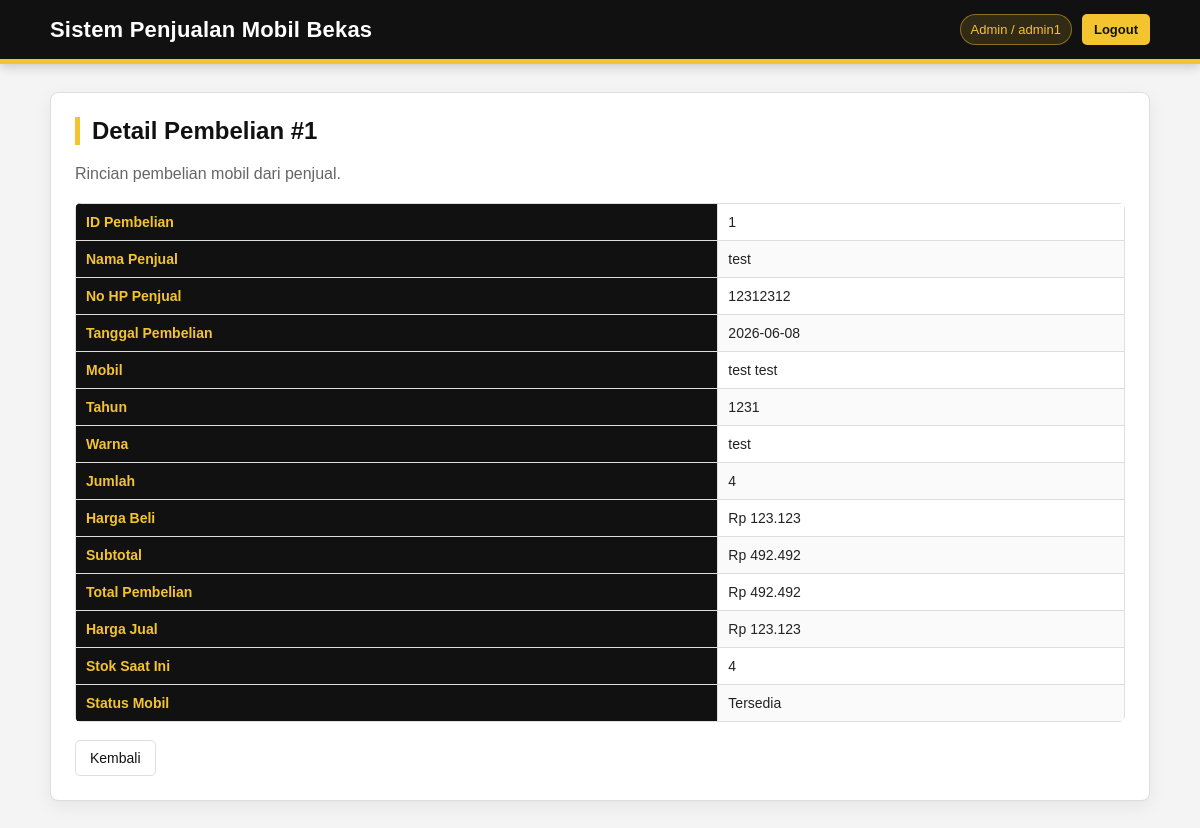
Screenshot of /laporan/pembelian_read.php?id=1 (signed in) with the database file from the repository.
### tables this page shows
CREATE TABLE `pembelian` (
  `id_pembelian` int(11) NOT NULL,
  `id_mobil` int(11) DEFAULT NULL,
  `nama_penjual` varchar(100) DEFAULT NULL,
  `no_hp_penjual` varchar(20) DEFAULT NULL,
  `tanggal_pembelian` date DEFAULT NULL,
  `total` float DEFAULT NULL
);

CREATE TABLE `mobil` (
  `id_mobil` int(11) NOT NULL,
  `id_master` int(11) DEFAULT NULL,
  `merk` varchar(50) DEFAULT NULL,
  `tipe` varchar(50) DEFAULT NULL,
  `tahun` int(11) DEFAULT NULL,
  `warna` varchar(20) DEFAULT NULL,
  `harga` float DEFAULT NULL,
  `stock` int(11) DEFAULT NULL,
  `status` enum('Tersedia','Dipesan','Terjual') DEFAULT 'Tersedia',
  `kondisi` varchar(100) DEFAULT NULL,
  `kilometer` int(11) DEFAULT NULL,
  `transmisi` enum('Manual','Matic') DEFAULT NULL,
  `bahan_bakar` varchar(50) DEFAULT NULL,
  `pajak_berlaku` date DEFAULT NULL,
  `plat_nomor` varchar(20) DEFAULT NULL,
  `deskripsi` text DEFAULT NULL
);

CREATE TABLE `detail_pembelian` (
  `id_detail` int(11) NOT NULL,
  `id_pembelian` int(11) DEFAULT NULL,
  `jumlah` int(11) DEFAULT NULL,
  `harga_beli` float DEFAULT NULL,
  `subtotal` float DEFAULT NULL
);

### laporan/pembelian_read.php (the view, shortened to what this page needs)
<?php
include "../config.php";
$id = isset($_GET['id']) ? (int) $_GET['id'] : 0;
$q = mysqli_query($conn, "
SELECT
    pb.id_pembelian,
    pb.nama_penjual,
    pb.no_hp_penjual,
    pb.tanggal_pembelian,
    pb.total,
    COALESCE(mm.merk, m.merk) AS nama_merk,
    COALESCE(mm.tipe, m.tipe) AS nama_tipe,
    m.tahun,
    m.warna,
    m.harga AS harga_jual,
    m.stock,
    m.status,
    dp.jumlah,
    dp.harga_beli,
    dp.subtotal
FROM pembelian pb
JOIN mobil m ON pb.id_mobil = m.id_mobil
LEFT JOIN master_mobil mm ON m.id_master = mm.id_master
LEFT JOIN detail_pembelian dp ON pb.id_pembelian = dp.id_pembelian
WHERE pb.id_pembelian = $id
");
$row = mysqli_fetch_assoc($q);
?>
<!DOCTYPE html>
<html lang="id">
<head>
<link rel="stylesheet" href="../assets/css/style.css">
</head>
<body>
<div class="header">
    <div class="inner">
        <h1>Sistem Penjualan Mobil Bekas</h1>
        <div class="top-user">
            <?php if (isset($_SESSION['role'])) { ?>
                <span class="user-badge">
                    <?= htmlspecialchars($_SESSION['role']); ?>
                    <?php if (isset($_SESSION['username'])) { ?> / <?= htmlspecialchars($_SESSION['username']); ?><?php } ?>
                </span>
                <a class="logout-link" href="../logout.php">Logout</a>
            <?php } ?>
        </div>
    </div>
</div>
<div class="container">
<div class="card">
<h2>Detail Pembelian #<?= htmlspecialchars($row['id_pembelian']); ?></h2>
<p class="subtitle">Rincian pembelian mobil dari penjual.</p>
<table>
    <tr><th>ID Pembelian</th><td><?= htmlspecialchars($row['id_pembelian']); ?></td></tr>
    <tr><th>Nama Penjual</th><td><?= htmlspecialchars($row['nama_penjual']); ?></td></tr>
    <tr><th>No HP Penjual</th><td><?= htmlspecialchars($row['no_hp_penjual']); ?></td></tr>
    <tr><th>Tanggal Pembelian</th><td><?= htmlspecialchars($row['tanggal_pembelian']); ?></td></tr>
    <tr><th>Mobil</th><td><?= htmlspecialchars($row['nama_merk'] . " " . $row['nama_tipe']); ?></td></tr>
    <tr><th>Tahun</th><td><?= htmlspecialchars($row['tahun']); ?></td></tr>
    <tr><th>Warna</th><td><?= htmlspecialchars($row['warna']); ?></td></tr>
    <tr><th>Jumlah</th><td><?= htmlspecialchars($row['jumlah']); ?></td></tr>
    <tr><th>Harga Beli</th><td>Rp <?= number_format($row['harga_beli'], 0, ',', '.'); ?></td></tr>
    <tr><th>Subtotal</th><td>Rp <?= number_format($row['subtotal'], 0, ',', '.'); ?></td></tr>
    <tr><th>Total Pembelian</th><td>Rp <?= number_format($row['total'], 0, ',', '.'); ?></td></tr>
    <tr><th>Harga Jual</th><td>Rp <?= number_format($row['harga_jual'], 0, ',', '.'); ?></td></tr>
    <tr><th>Stok Saat Ini</th><td><?= htmlspecialchars($row['stock']); ?></td></tr>
    <tr><th>Status Mobil</th><td><?= htmlspecialchars($row['status']); ?></td></tr>
</table>
<div class="form-actions">
    <a class="btn btn-secondary" href="pembelian.php">Kembali</a>
</div>
</div>
</div>
</body>
</html>

### assets/css/style.css (style rules this page uses)
:root { --black: #111111; --black-soft: #1c1c1c; --yellow: #f4c430; --yellow-dark: #d7a900; --yellow-soft: #fff7d6; --white: #ffffff; --gray-bg: #f4f4f4; --gray-border: #dedede; --text: #222222; --muted: #666666; --danger: #9b1c1c; }
* { box-sizing: border-box; }
body { margin: 0; font-family: Arial, Helvetica, sans-serif; background: var(--gray-bg); color: var(--text); }
a { color: var(--black); text-decoration: none; }
.header { background: var(--black); color: var(--white); padding: 14px 0; border-bottom: 5px solid var(--yellow); box-shadow: 0 3px 10px rgba(0,0,0,0.18); }
.header .inner { width: 92%; max-width: 1100px; margin: 0 auto; display: flex; align-items: center; justify-content: space-between; gap: 16px; }
.header h1 { margin: 0; font-size: 22px; font-weight: 700; letter-spacing: .2px; }
.top-user { display: flex; align-items: center; gap: 10px; font-size: 13px; color: #eeeeee; white-space: nowrap; }
.user-badge { background: rgba(244,196,48,0.14); border: 1px solid rgba(244,196,48,0.45); color: var(--yellow); padding: 7px 10px; border-radius: 999px; }
.logout-link { background: var(--yellow); color: var(--black); padding: 8px 12px; border-radius: 5px; font-weight: 700; transition: .18s ease; }
.container { width: 92%; max-width: 1100px; margin: 28px auto; }
.card { background: var(--white); border: 1px solid var(--gray-border); border-radius: 8px; padding: 24px; box-shadow: 0 6px 18px rgba(0,0,0,0.06); }
h2 { margin-top: 0; color: var(--black); border-left: 5px solid var(--yellow); padding-left: 12px; }
.subtitle { color: var(--muted); margin-top: 6px; margin-bottom: 20px; }
.btn, button { display: inline-block; padding: 9px 14px; border-radius: 5px; border: 1px solid var(--black); background: var(--black); color: var(--white); font-size: 14px; cursor: pointer; text-decoration: none; transition: .18s ease; }
.btn-secondary { background: var(--white); color: var(--black); border: 1px solid var(--gray-border); }
table { width: 100%; border-collapse: collapse; background: var(--white); margin-top: 12px; border-radius: 6px; overflow: hidden; }
th, td { border: 1px solid var(--gray-border); padding: 10px; text-align: left; vertical-align: top; font-size: 14px; }
th { background: var(--black); color: var(--yellow); font-weight: 700; }
tr:nth-child(even) td { background: #fafafa; }
.form-actions { margin-top: 18px; display: flex; gap: 8px; flex-wrap: wrap; }

### rows the page displays
pembelian: id_pembelian "1", nama_penjual "test", no_hp_penjual "12312312", tanggal_pembelian "2026-06-08", id_mobil.tahun "1231", id_mobil.warna "test", detail_pembelian.jumlah "4", detail_pembelian.harga_beli "123.123", detail_pembelian.subtotal "492.492", total "492.492", id_mobil.harga "123.123", id_mobil.stock "4", id_mobil.status "Tersedia"

### other values shown
$_SESSION['role'] "Admin"
$_SESSION['username'] "admin1"
$row['nama_merk'] . " " . $row['nama_tipe'] "test test"
